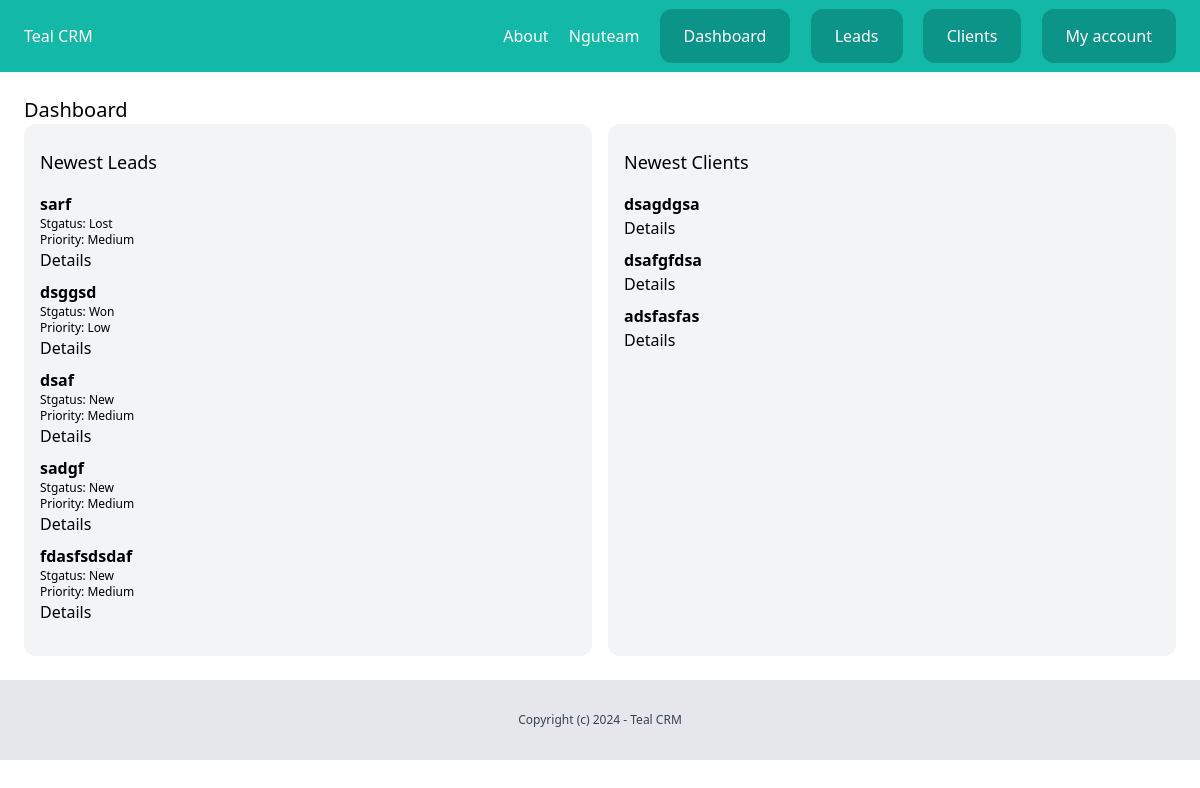
The page /dashboard/ (signed in) on the database its author committed.
### team/models.py (models this page shows, shortened)
class Team(models.Model):
    plan = models.ForeignKey(Plan, related_name='teams', blank=True, null=True, on_delete=models.CASCADE)
    name = models.CharField(max_length=100)
    members = models.ManyToManyField(User, related_name='teams')
    created_by = models.ForeignKey(User, related_name='created_teams', on_delete=models.CASCADE)
    created_at = models.DateTimeField(auto_now_add=True)

### leads/models.py (models this page shows, shortened)
class Lead(models.Model):
    LOW = 'low'
    MEDIUM = 'medium'
    HIGH = 'high'
    CHOICES_PRIORITY = (
        (LOW, 'Low'),
        (MEDIUM, 'Medium'),
        (HIGH, 'High')
    )
    NEW = 'new'
    CONTACTED = 'contacted'
    WON = 'won'
    LOST = 'lost'
    CHOICES_STATUS = (
        (NEW, 'New'),
        (CONTACTED, 'Contacted'),
        (WON, 'Won'),
        (LOST, 'Lost')
    )
    team = models.ForeignKey(Team, related_name="leads", on_delete=models.CASCADE)
    name = models.CharField(max_length=255)
    email = models.EmailField()
    description = models.TextField(blank=True, null=True)
    priority = models.CharField(max_length=10, choices=CHOICES_PRIORITY, default=MEDIUM)
    status = models.CharField(max_length=10, choices=CHOICES_STATUS, default=NEW)
    converted_to_client = models.BooleanField(default=False)
    created_by = models.ForeignKey(User, related_name='leads', on_delete=models.CASCADE)
    created_at = models.DateTimeField(auto_now_add=True)
    modified_at = models.DateTimeField(auto_now=True)
    class Meta:
        ordering = ('name',)

### client/models.py (models this page shows, shortened)
class Client(models.Model):
    team = models.ForeignKey(Team, related_name="clients", on_delete=models.CASCADE)
    name = models.CharField(max_length=255)
    email = models.EmailField()
    description = models.TextField(blank=True, null=True)
    created_by = models.ForeignKey(User, related_name='clients', on_delete=models.CASCADE)
    created_at = models.DateTimeField(auto_now_add=True)
    modified_at = models.DateTimeField(auto_now=True)
    class Meta:
        ordering = ('name',)

### dashboard/views.py (the view)
# urls.py: path('', views.dashboard, name='dashboard'),
@login_required
def dashboard(request):
    team = request.user.userprofile.active_team
    leads = Lead.objects.filter(team=team, converted_to_client=False).order_by('-created_at')[0:5]
    clients = Client.objects.filter(team=team).order_by('-created_at')[0:5]
    return render(request, 'dashboard/dashboard.html', {
        'leads': leads,
        'clients': clients,
    })

### team/context_processors.py (called while the page is built)
def active_team(request):
    if request.user.is_authenticated:
        if request.user.userprofile.active_team:
            active_team = request.user.userprofile.active_team
        else:
            active_team = Team.objects.filter(created_by=request.user)[0]
    else:
        active_team = None
    return {'active_team': active_team}

### dashboard/templates/dashboard/dashboard.html (shortened to what this page needs)
{% extends "core/base.html" %}
{% block content %}
<div class="py-6 px-6">
    <h1 class="text-xl">Dashboard</h1>
    <div class="flex space-x-4">
        <div class="w-1/2 bg-gray-100 px-4 py-6 rounded-xl leads">
            <h2 class="mb-4 text-lg">Newest Leads</h2>
            {% for lead in leads %}
                <div class="mb-2 lead">
                    <h3 class="font-semibold">{{lead.name}}</h3>
                    <p class="text-xs">Stgatus: {{lead.get_status_display}}</p>
                    <p class="text-xs">Priority: {{lead.get_priority_display}}</p>
                    <a href="{% url 'leads:detail' lead.pk %}">Details</a>
                </div>
            {% endfor %}
        </div>
        <div class="w-1/2 bg-gray-100 px-4 py-6 rounded-xl clients">
            <h2 class="mb-4 text-lg">Newest Clients</h2>
            {% for client in clients %}
                <div class="mb-2 lead">
                    <h3 class="font-semibold">{{client.name}}</h3>
                    <a href="{% url 'clients:detail' client.pk %}">Details</a>
                </div>
            {% endfor %}
        </div>
    </div>
</div>
{% endblock content %}

### core/templates/core/partials/nav.html
<nav class="py-6 px-6 flex justify-between bg-teal-500">
    <a href="/" class="text-white">Teal CRM</a>
    <div class="space-x-4">
        <a href="{% url 'about' %}" class="text-white">About</a>
        {% if request.user.is_authenticated %}
            <a href="{% url 'team:detail' active_team.id %}" class="text-white">{{ active_team.name }}</a>
            <a href="{% url 'dashboard:dashboard' %}" class="py-4 px-6 bg-teal-600 rounded-xl text-white">Dashboard</a>
            <a href="{% url 'leads:list' %}" class="py-4 px-6 bg-teal-600 rounded-xl text-white">Leads</a>
            <a href="{% url 'clients:list' %}" class="py-4 px-6 bg-teal-600 rounded-xl text-white">Clients</a>
            <a href="{% url 'userprofile:myaccount' %}" class="py-4 px-6 bg-teal-600 rounded-xl text-white">My account</a>
        {% else %}
            <a href="{% url 'login' %}" class="py-4 px-6 bg-teal-600 rounded-xl text-white">Log in</a>
            <a href="{% url 'userprofile:signup' %}" class="py-4 px-6 bg-teal-300 rounded-xl text-white">Sign up</a>
        {% endif %}
    </div>
</nav>

### rows shown on the page
Team: name "Nguteam"
Lead: name "sarf", status "Lost", priority "Medium"
Lead: name "dsggsd", status "Won", priority "Low"
Lead: name "dsaf", status "New", priority "Medium"
Lead: name "sadgf", status "New", priority "Medium"
Lead: name "fdasfsdsdaf", status "New", priority "Medium"
Client: name "dsagdgsa"
Client: name "dsafgfdsa"
Client: name "adsfasfas"
